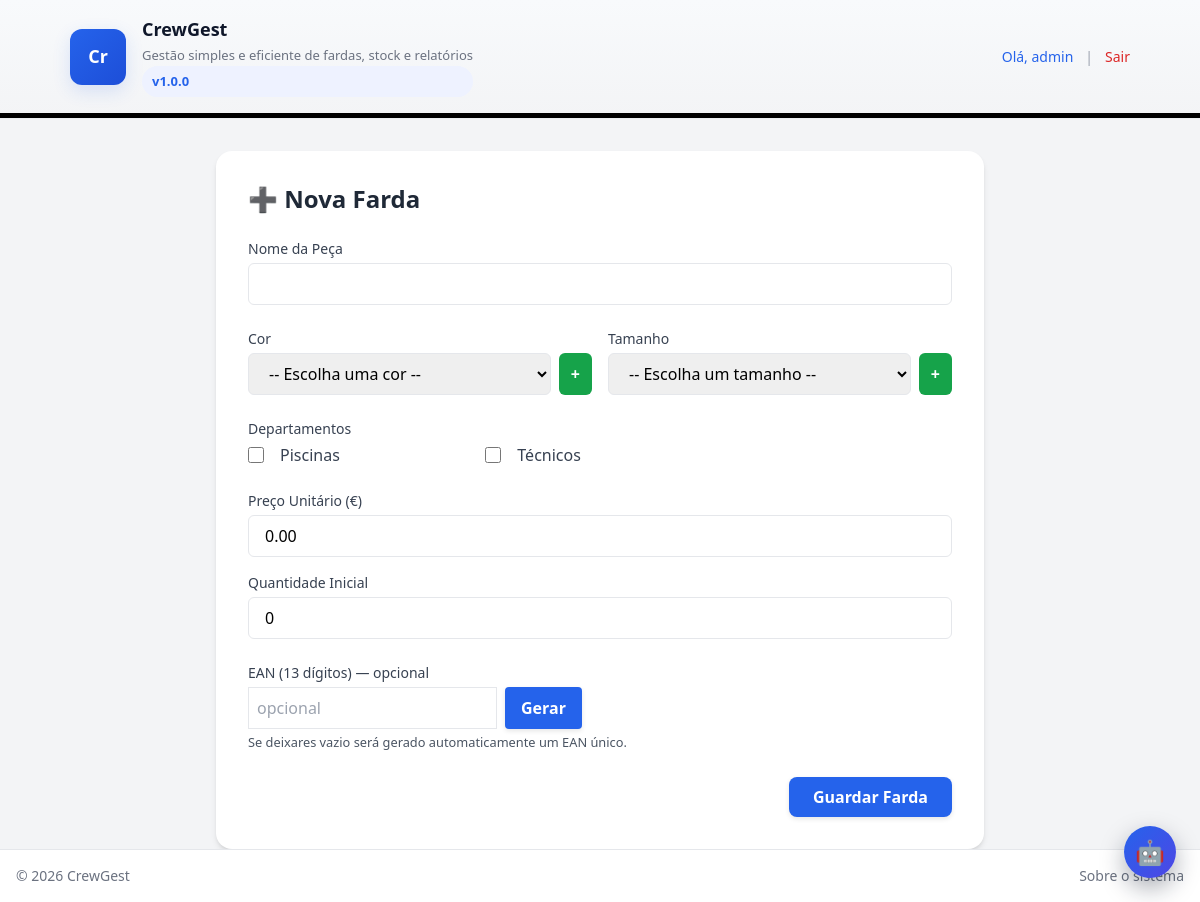
/public/adicionar_farda.php (signed in), run on an earlier commit of the app's database.
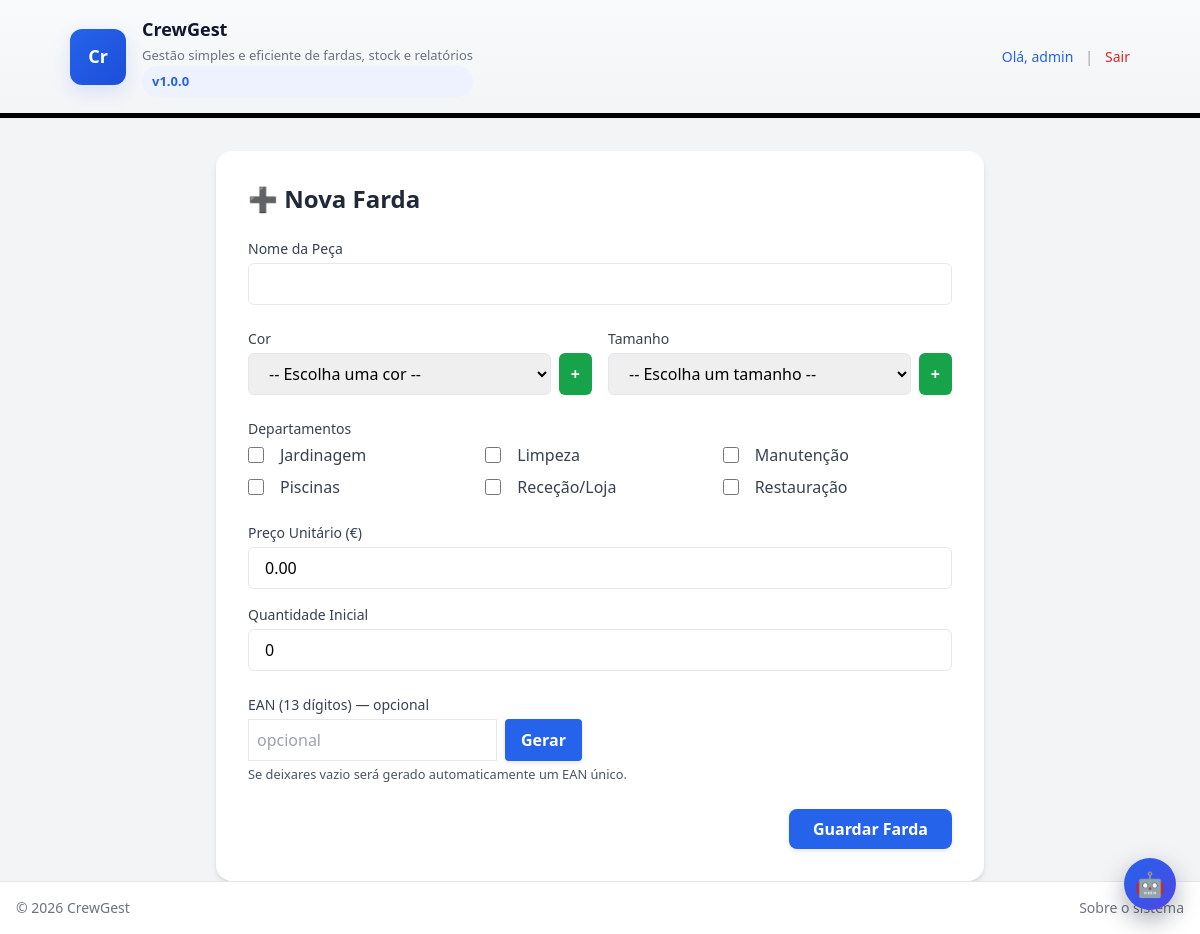
And on a later commit of the database.
### tables this page shows
CREATE TABLE `departamentos` (
  `id` int(11) NOT NULL,
  `nome` varchar(100) NOT NULL,
  `criado_em` timestamp NOT NULL DEFAULT current_timestamp()
);

### public/adicionar_farda.php (the view, shortened to what this page needs)
<?php
require_once '../config/db.php';
$departamentos = $pdo->query("SELECT id, nome FROM departamentos ORDER BY nome ASC")->fetchAll(PDO::FETCH_ASSOC);
$old = $_POST ?? [];
?>
<!DOCTYPE html>
<html lang="pt-PT" class="bg-gray-100">
<head>
    <link href="<?= BASE_URL ?>/public/css/style.css" rel="stylesheet">
</head>
<body class="bg-gray-100">
    <?php include_once '../src/templates/header.php'; ?>
    <main class="max-w-3xl mx-auto bg-white rounded-2xl shadow-md p-8 mt-8">
        <h1 class="text-2xl font-bold text-gray-800 mb-6">➕ Nova Farda</h1>
        <form action="" method="POST" class="space-y-6">
            <div>
                <label class="block text-sm font-medium text-gray-700 mb-1">Nome da Peça</label>
                <input type="text" name="nome" required
                       class="w-full px-4 py-2 border rounded-md focus:ring-2 focus:ring-blue-500"
                       value="<?= htmlspecialchars($old['nome'] ?? '') ?>">
            </div>
            <div class="grid grid-cols-1 md:grid-cols-2 gap-4">
                <div>
                    <label class="block text-sm font-medium text-gray-700 mb-1">Cor</label>
                    <div class="flex gap-2">
                        <select id="cor_id" name="cor_id" class="w-full px-4 py-2 border rounded-md" required>
                            <option value="">-- Escolha uma cor --</option>
                        </select>
                        <button type="button" id="btnAddCor" style="background:#16a34a; color:white; font-weight:bold; padding:0 12px; border-radius:6px;">+</button>
                    </div>
                </div>
                <div>
                    <label class="block text-sm font-medium text-gray-700 mb-1">Tamanho</label>
                    <div class="flex gap-2">
                        <select id="tamanho_id" name="tamanho_id" class="w-full px-4 py-2 border rounded-md" required>
                            <option value="">-- Escolha um tamanho --</option>
                        </select>
                        <button type="button" id="btnAddTamanho" style="background:#16a34a; color:white; font-weight:bold; padding:0 12px; border-radius:6px;">+</button>
                    </div>
                </div>
            </div>
            <div>
                <label class="block text-sm font-medium text-gray-700 mb-1">Departamentos</label>
                <div class="grid grid-cols-2 md:grid-cols-3 gap-2">
                    <?php foreach ($departamentos as $d):
                        $checked = in_array($d['id'], $old['departamentos'] ?? []) ? 'checked' : '';
                    ?>
                        <label class="flex items-center space-x-2">
                            <input type="checkbox" name="departamentos[]" value="<?= $d['id'] ?>" class="h-4 w-4 text-blue-600 border-gray-300 rounded" <?= $checked ?>>
                            <span class="text-gray-700 ml-4"><?= htmlspecialchars($d['nome']) ?></span>
                        </label>
                    <?php endforeach; ?>
                </div>
            </div>
            <div class="grid grid-cols-2 gap-4">
                <div>
                    <label class="block text-sm font-medium text-gray-700 mb-1">Preço Unitário (€)</label>
                    <input type="number" step="0.01" min="0" name="preco_unitario" required
                           class="w-full px-4 py-2 border rounded-md focus:ring-2 focus:ring-blue-500"
                           value="<?= htmlspecialchars($old['preco_unitario'] ?? '0.00') ?>">
                </div>
                <div>
                    <label class="block text-sm font-medium text-gray-700 mb-1">Quantidade Inicial</label>
                    <input type="number" name="quantidade" min="0" required
                           class="w-full px-4 py-2 border rounded-md focus:ring-2 focus:ring-blue-500"
                           value="<?= (int)($old['quantidade'] ?? 0) ?>">
                </div>
            </div>
            <div>
                <label class="block text-sm font-medium text-gray-700 mb-1">EAN (13 dígitos) — opcional</label>
                <div class="flex gap-2">
                    <input type="text" name="ean" pattern="\d{13}" maxlength="13" placeholder="opcional"
                           class="p-2 border flex-1" value="<?= htmlspecialchars($old['ean'] ?? '') ?>">
                    <button type="button" id="btn-gen" class="bg-blue-600 text-white px-4 py-2 rounded">Gerar</button>
                </div>
                <small class="text-gray-600">Se deixares vazio será gerado automaticamente um EAN único.</small>
            </div>
            <div class="flex justify-end">
                <button type="submit" class="bg-blue-600 hover:bg-blue-700 text-white font-semibold px-6 py-2 rounded-lg shadow">
                    Guardar Farda
                </button>
            </div>
        </form>
    </main>
<?php
        include __DIR__ . '/../src/templates/assistant_widget.php';
    ?>
<?php include_once '../src/templates/footer.php'; ?>
</body>
</html>

What changed in the data, as far as the page shows it:
added departamentos: nome "Jardinagem"
added departamentos: nome "Limpeza"
changed departamentos: nome "Técnicos" → "Manutenção"; moves up the list
added departamentos: nome "Receção/Loja"
added departamentos: nome "Restauração"
